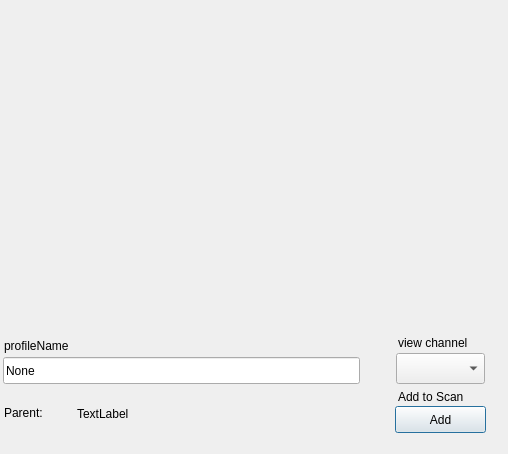
<?xml version="1.0" encoding="UTF-8"?>
<ui version="4.0">
 <class>profiler</class>
 <widget class="QDialog" name="profiler">
  <property name="enabled">
   <bool>true</bool>
  </property>
  <property name="geometry">
   <rect>
    <x>0</x>
    <y>0</y>
    <width>508</width>
    <height>454</height>
   </rect>
  </property>
  <property name="sizePolicy">
   <sizepolicy hsizetype="Expanding" vsizetype="Expanding">
    <horstretch>0</horstretch>
    <verstretch>0</verstretch>
   </sizepolicy>
  </property>
  <property name="windowTitle">
   <string>Dialog</string>
  </property>
  <property name="modal">
   <bool>false</bool>
  </property>
  <widget class="MplWidget" name="widget" native="true">
   <property name="geometry">
    <rect>
     <x>8</x>
     <y>8</y>
     <width>486</width>
     <height>323</height>
    </rect>
   </property>
   <property name="sizePolicy">
    <sizepolicy hsizetype="Expanding" vsizetype="Expanding">
     <horstretch>0</horstretch>
     <verstretch>0</verstretch>
    </sizepolicy>
   </property>
  </widget>
  <widget class="QLabel" name="label">
   <property name="geometry">
    <rect>
     <x>398</x>
     <y>388</y>
     <width>82</width>
     <height>17</height>
    </rect>
   </property>
   <property name="text">
    <string>Add to Scan</string>
   </property>
  </widget>
  <widget class="QPushButton" name="addprofile">
   <property name="geometry">
    <rect>
     <x>395</x>
     <y>406</y>
     <width>91</width>
     <height>27</height>
    </rect>
   </property>
   <property name="text">
    <string>Add</string>
   </property>
  </widget>
  <widget class="QLineEdit" name="ProfileName">
   <property name="geometry">
    <rect>
     <x>3</x>
     <y>357</y>
     <width>357</width>
     <height>27</height>
    </rect>
   </property>
   <property name="text">
    <string>None</string>
   </property>
  </widget>
  <widget class="QLabel" name="label_2">
   <property name="geometry">
    <rect>
     <x>4</x>
     <y>337</y>
     <width>83</width>
     <height>17</height>
    </rect>
   </property>
   <property name="text">
    <string>profileName</string>
   </property>
  </widget>
  <widget class="QLabel" name="label_3">
   <property name="geometry">
    <rect>
     <x>4</x>
     <y>404</y>
     <width>62</width>
     <height>17</height>
    </rect>
   </property>
   <property name="text">
    <string>Parent:</string>
   </property>
  </widget>
  <widget class="QLabel" name="label_4">
   <property name="geometry">
    <rect>
     <x>87</x>
     <y>378</y>
     <width>131</width>
     <height>17</height>
    </rect>
   </property>
   <property name="text">
    <string/>
   </property>
  </widget>
  <widget class="QComboBox" name="viewCH_comboBox">
   <property name="geometry">
    <rect>
     <x>396</x>
     <y>353</y>
     <width>89</width>
     <height>31</height>
    </rect>
   </property>
  </widget>
  <widget class="QLabel" name="label_5">
   <property name="geometry">
    <rect>
     <x>398</x>
     <y>334</y>
     <width>90</width>
     <height>17</height>
    </rect>
   </property>
   <property name="text">
    <string>view channel</string>
   </property>
  </widget>
  <widget class="QLabel" name="ParentName">
   <property name="geometry">
    <rect>
     <x>77</x>
     <y>405</y>
     <width>281</width>
     <height>17</height>
    </rect>
   </property>
   <property name="text">
    <string>TextLabel</string>
   </property>
  </widget>
 </widget>
 <customwidgets>
  <customwidget>
   <class>MplWidget</class>
   <extends>QWidget</extends>
   <header location="global">mplwidget</header>
   <container>1</container>
  </customwidget>
 </customwidgets>
 <resources/>
 <connections/>
</ui>
